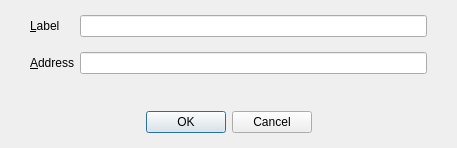
<?xml version="1.0" encoding="UTF-8"?>
<ui version="4.0">
 <class>EditAddressDialog</class>
 <widget class="QDialog" name="EditAddressDialog">
  <property name="geometry">
   <rect>
    <x>0</x>
    <y>0</y>
    <width>457</width>
    <height>148</height>
   </rect>
  </property>
  <property name="windowTitle">
   <string>Edit Address</string>
  </property>
  <layout class="QVBoxLayout" name="verticalLayout">
   <property name="leftMargin">
    <number>0</number>
   </property>
   <property name="topMargin">
    <number>15</number>
   </property>
   <property name="rightMargin">
    <number>0</number>
   </property>
   <property name="bottomMargin">
    <number>0</number>
   </property>
   <item>
    <layout class="QFormLayout" name="formLayout">
     <property name="fieldGrowthPolicy">
      <enum>QFormLayout::AllNonFixedFieldsGrow</enum>
     </property>
     <property name="verticalSpacing">
      <number>15</number>
     </property>
     <property name="leftMargin">
      <number>30</number>
     </property>
     <property name="rightMargin">
      <number>30</number>
     </property>
     <item row="0" column="0">
      <widget class="QLabel" name="label">
       <property name="text">
        <string>&amp;Label</string>
       </property>
       <property name="buddy">
        <cstring>labelEdit</cstring>
       </property>
      </widget>
     </item>
     <item row="0" column="1">
      <widget class="QLineEdit" name="labelEdit">
       <property name="toolTip">
        <string>The label associated with this address list entry</string>
       </property>
      </widget>
     </item>
     <item row="1" column="0">
      <widget class="QLabel" name="label_2">
       <property name="text">
        <string>&amp;Address</string>
       </property>
       <property name="buddy">
        <cstring>addressEdit</cstring>
       </property>
      </widget>
     </item>
     <item row="1" column="1">
      <widget class="QValidatedLineEdit" name="addressEdit">
       <property name="toolTip">
        <string>The address associated with this address list entry. This can only be modified for sending addresses.</string>
       </property>
      </widget>
     </item>
    </layout>
   </item>
   <item>
    <spacer name="verticalSpacer">
     <property name="orientation">
      <enum>Qt::Vertical</enum>
     </property>
     <property name="sizeHint" stdset="0">
      <size>
       <width>20</width>
       <height>40</height>
      </size>
     </property>
    </spacer>
   </item>
   <item>
    <widget class="QWidget" name="buttonsContainerWhite" native="true">
     <layout class="QHBoxLayout" name="horizontalLayout">
      <property name="leftMargin">
       <number>30</number>
      </property>
      <property name="topMargin">
       <number>15</number>
      </property>
      <property name="rightMargin">
       <number>30</number>
      </property>
      <property name="bottomMargin">
       <number>15</number>
      </property>
      <item>
       <widget class="QDialogButtonBox" name="buttonBox">
        <property name="orientation">
         <enum>Qt::Horizontal</enum>
        </property>
        <property name="standardButtons">
         <set>QDialogButtonBox::Cancel|QDialogButtonBox::Ok</set>
        </property>
        <property name="centerButtons">
         <bool>true</bool>
        </property>
       </widget>
      </item>
     </layout>
    </widget>
   </item>
  </layout>
 </widget>
 <customwidgets>
  <customwidget>
   <class>QValidatedLineEdit</class>
   <extends>QLineEdit</extends>
   <header>qt/qvalidatedlineedit.h</header>
  </customwidget>
 </customwidgets>
 <resources/>
 <connections>
  <connection>
   <sender>buttonBox</sender>
   <signal>accepted()</signal>
   <receiver>EditAddressDialog</receiver>
   <slot>accept()</slot>
   <hints>
    <hint type="sourcelabel">
     <x>20</x>
     <y>20</y>
    </hint>
    <hint type="destinationlabel">
     <x>20</x>
     <y>20</y>
    </hint>
   </hints>
  </connection>
  <connection>
   <sender>buttonBox</sender>
   <signal>rejected()</signal>
   <receiver>EditAddressDialog</receiver>
   <slot>reject()</slot>
   <hints>
    <hint type="sourcelabel">
     <x>20</x>
     <y>20</y>
    </hint>
    <hint type="destinationlabel">
     <x>20</x>
     <y>20</y>
    </hint>
   </hints>
  </connection>
 </connections>
</ui>
